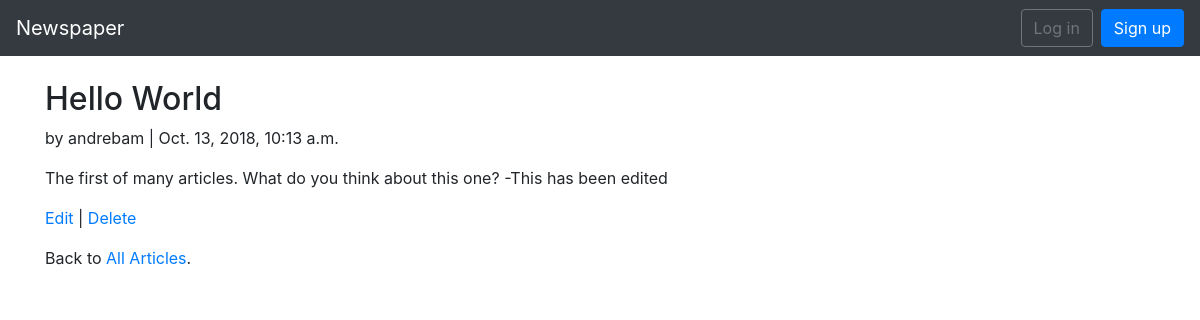
/articles/1/, run on the app's committed database.
### articles/models.py (models this page shows, shortened)
class Article(models.Model):
    title = models.CharField(max_length=255)
    body = models.TextField()
    date = models.DateTimeField(auto_now_add=True)
    author = models.ForeignKey(
        settings.AUTH_USER_MODEL,
        on_delete=models.CASCADE,
    )

### users/models.py (models this page shows)
class CustomUser(AbstractUser):
    age = models.PositiveIntegerField(default=0)

### articles/views.py (the view)
# urls.py: path('<int:pk>/', views.ArticleDetailView.as_view(), name='article_detail'),
class ArticleDetailView(DetailView):
    model = models.Article
    template_name = 'article_detail.html'

### templates/article_detail.html
{% extends "base.html" %}
{% block content %}
<div class="article-entry">
    <h2>{{ object.title }}</h2>
    <p>by {{ object.author }} | {{ object.date }}</p>
    <p>{{ object.body }}</p>
</div>
<p><a href="{% url 'article_edit' article.pk %}">Edit</a> | <a href="{% url 'article_delete' article.pk %}">Delete</a></p>
<p>Back to <a href="{% url 'article_list' %}"> All Articles</a>.</p>
{% endblock content %}

### data on the page
Article: title "Hello World", author "andrebam", date "Oct. 13, 2018, 10:13 a.m.", body "The first of many articles. What do you think about this one? -This has been edited"
